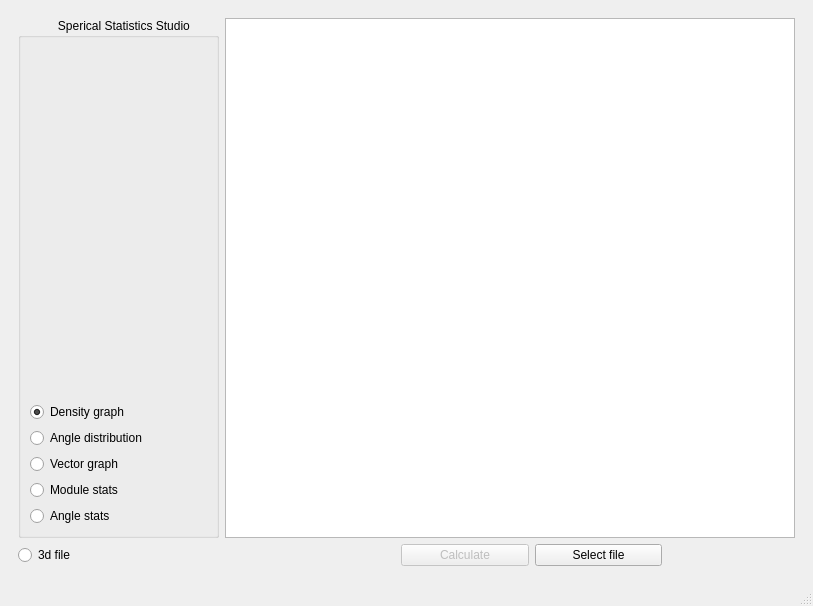
<?xml version="1.0" encoding="UTF-8"?>
<ui version="4.0">
 <class>MainWindow</class>
 <widget class="QMainWindow" name="MainWindow">
  <property name="geometry">
   <rect>
    <x>0</x>
    <y>0</y>
    <width>813</width>
    <height>606</height>
   </rect>
  </property>
  <property name="windowTitle">
   <string>MainWindow</string>
  </property>
  <widget class="QWidget" name="centralwidget">
   <layout class="QGridLayout" name="gridLayout">
    <item row="0" column="0">
     <widget class="QStackedWidget" name="stackedWidget">
      <widget class="QWidget" name="page">
       <layout class="QGridLayout" name="gridLayout_5">
        <item row="0" column="0">
         <layout class="QGridLayout" name="gridLayout_2">
          <item row="0" column="0">
           <layout class="QGridLayout" name="gridLayout_3">
            <item row="0" column="0">
             <widget class="QGroupBox" name="groupBox">
              <property name="title">
               <string>            Sperical Statistics Studio</string>
              </property>
              <layout class="QGridLayout" name="gridLayout_4">
               <item row="0" column="0">
                <layout class="QVBoxLayout" name="verticalLayout">
                 <item>
                  <widget class="QLabel" name="imageicono">
                   <property name="text">
                    <string/>
                   </property>
                  </widget>
                 </item>
                 <item>
                  <layout class="QVBoxLayout" name="verticalLayout_2">
                   <item>
                    <widget class="QRadioButton" name="densityGraph">
                     <property name="text">
                      <string>Density graph</string>
                     </property>
                     <property name="checked">
                      <bool>true</bool>
                     </property>
                    </widget>
                   </item>
                   <item>
                    <widget class="QRadioButton" name="angledistribution">
                     <property name="text">
                      <string>Angle distribution</string>
                     </property>
                    </widget>
                   </item>
                   <item>
                    <widget class="QRadioButton" name="vectorgraph">
                     <property name="text">
                      <string>Vector graph</string>
                     </property>
                    </widget>
                   </item>
                   <item>
                    <widget class="QRadioButton" name="modstats">
                     <property name="text">
                      <string>Module stats</string>
                     </property>
                    </widget>
                   </item>
                   <item>
                    <widget class="QRadioButton" name="angstats">
                     <property name="text">
                      <string>Angle stats</string>
                     </property>
                    </widget>
                   </item>
                  </layout>
                 </item>
                </layout>
               </item>
              </layout>
             </widget>
            </item>
            <item row="0" column="1">
             <widget class="QGraphicsView" name="graphicsView"/>
            </item>
           </layout>
          </item>
          <item row="1" column="0">
           <layout class="QHBoxLayout" name="horizontalLayout">
            <item>
             <widget class="QRadioButton" name="type3D">
              <property name="text">
               <string>3d file</string>
              </property>
              <property name="checked">
               <bool>false</bool>
              </property>
             </widget>
            </item>
            <item>
             <spacer name="horizontalSpacer">
              <property name="orientation">
               <enum>Qt::Horizontal</enum>
              </property>
              <property name="sizeType">
               <enum>QSizePolicy::Fixed</enum>
              </property>
              <property name="sizeHint" stdset="0">
               <size>
                <width>250</width>
                <height>20</height>
               </size>
              </property>
             </spacer>
            </item>
            <item>
             <widget class="QPushButton" name="calculate">
              <property name="enabled">
               <bool>false</bool>
              </property>
              <property name="text">
               <string>Calculate</string>
              </property>
             </widget>
            </item>
            <item>
             <widget class="QPushButton" name="buttonload">
              <property name="text">
               <string>Select file</string>
              </property>
             </widget>
            </item>
            <item>
             <widget class="QLabel" name="labelpath">
              <property name="text">
               <string/>
              </property>
             </widget>
            </item>
           </layout>
          </item>
         </layout>
        </item>
       </layout>
      </widget>
      <widget class="QWidget" name="page_2"/>
     </widget>
    </item>
   </layout>
  </widget>
  <widget class="QMenuBar" name="menubar">
   <property name="geometry">
    <rect>
     <x>0</x>
     <y>0</y>
     <width>813</width>
     <height>22</height>
    </rect>
   </property>
  </widget>
  <widget class="QStatusBar" name="statusbar"/>
 </widget>
 <resources/>
 <connections/>
</ui>
